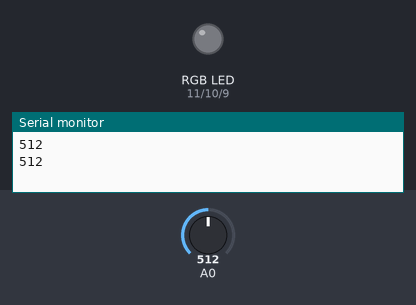
Simulated run of this sketch. Board: Arduino Uno, built with avr-gcc and run on an emulated ATmega328P. Shown: an RGB LED mixed from three pins (HIGH = lit), the last lines printed to the serial monitor. The inputs (shaded band) are chosen by the test bench; at power-on: A0 = 512.

Above: at 1.6 s.
1.7 s: A0 set to 315
3.6 s: A0 set to 288
At 4.05 s:
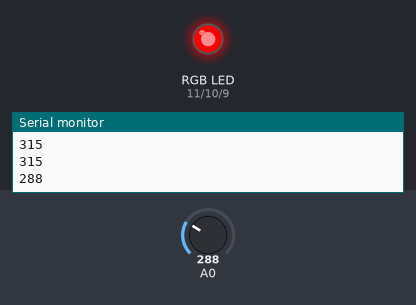
At 4.45 s:
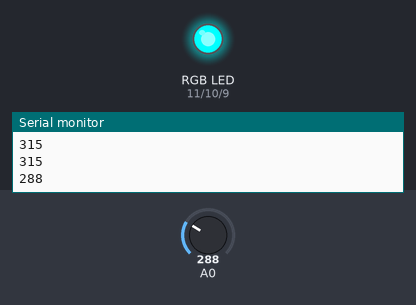
Timing chart, 0 to 13.1 s (numbered marks = the images above; inputs shaded):
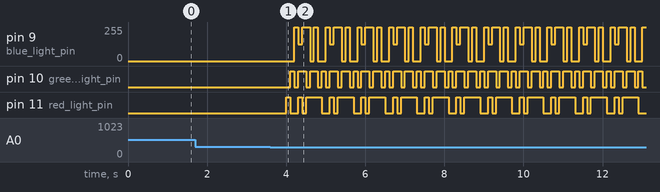

The sketch:

rgb.ino
```cpp
int red_light_pin= 11;
int green_light_pin = 10;
int blue_light_pin = 9;
void setup() {
   Serial.begin(9600);
  pinMode(red_light_pin, OUTPUT);
  pinMode(green_light_pin, OUTPUT);
  pinMode(blue_light_pin, OUTPUT);
  pinMode(A0,INPUT);
}
void loop() {
  int a=analogRead(A0);
  Serial.println(a);
  if (a<300){
  RGB_color(255, 0, 0); // Red
  delay(100);
  RGB_color(0, 255, 0); // Green
  delay(100);
  RGB_color(0, 0, 255); // Blue
  delay(100);
  RGB_color(255, 255, 125); // Raspberry
  delay(100);
  RGB_color(0, 255, 255); // Cyan
  delay(100);
  RGB_color(255, 0, 255); // Magenta
  delay(100);
  RGB_color(255, 255, 0); // Yellow
  delay(100);
  RGB_color(255, 255, 255); // White
  delay(100);
  }
  else if(a>250)

  {
  RGB_color(0, 0, 0);
  delay(100);
  RGB_color(0, 0, 0);
  delay(100);
  RGB_color(0, 0, 0);
  delay(100);
  RGB_color(0, 0, 0);
  delay(100);
  RGB_color(0, 0, 0);
  delay(100);
  RGB_color(0, 0, 0);
  delay(100);
  RGB_color(0, 0, 0);
  delay(100);
  RGB_color(0, 0, 0);
  delay(100);
  }
}
void RGB_color(int red_light_value, int green_light_value, int blue_light_value)
 {

  analogWrite(red_light_pin, red_light_value);
  analogWrite(green_light_pin, green_light_value);
  analogWrite(blue_light_pin, blue_light_value);
    }
```

Measured:
- the behaviour switches between 300 and 299 on A0 (found by bisection; images 0 and 1)
- after the input at 3.6 s, pin 9 (blue_light_pin): 0/255 → 255/255 after 0.60 s, then repeats every 0.80 s: 125/255 0.10 s, 255/255 0.20 s, 0/255 0.10 s, 255/255 0.10 s, 0/255 0.20 s, 255/255 0.10 s; pin 10 (green_light_pin): LOW → HIGH after 0.50 s, then repeats every 0.80 s: 2 × (LOW 0.10 s, HIGH 0.20 s), LOW 0.10 s, HIGH 0.10 s
